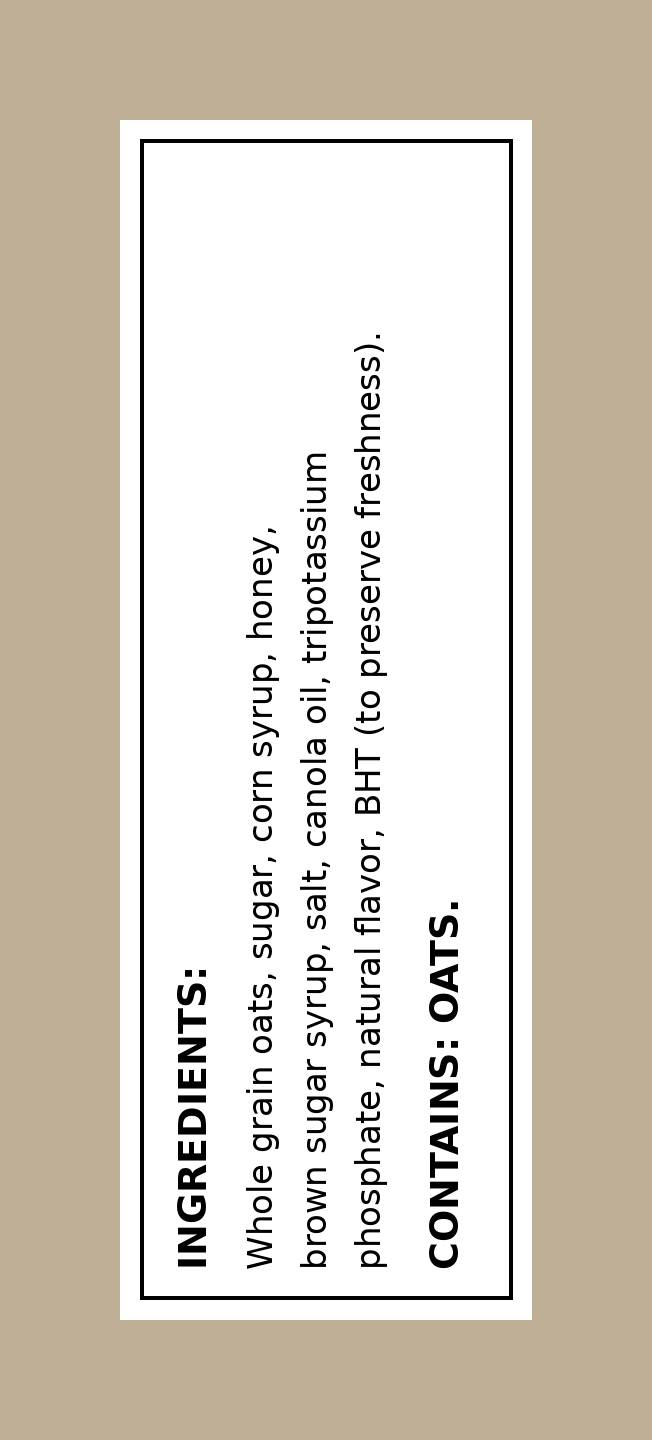
#> input picture sample-images/cereal-rotated.jpg, 652 x 1440 px; its folder holds only this picture in this run
$ python -i generate_samples.py   (imports and definitions only)
#> lines starting #> are read from the running program, lines starting #| are printed output that depends on the picture
#> further down, picture is the input picture: PIL image 652x1440 RGB; mean R, G, B 214.2, 206.7, 194.9
"""
Generates the Sprint B test images in this folder.

Each image is a different food label made harder to read in a different way
(rotated, dark, blurry, uneven lighting, white-on-dark...). They are synthetic
so anyone on the team can recreate them, but each "hard" effect copies a real
problem we see in phone photos of packaging.

Run from the repo root:
    python sample-images/generate_samples.py

It also writes expected.json, which lists the ingredients each image should
produce. backend/tests/test_ocr_samples.py uses it to measure OCR accuracy.
"""

import json
import random
from pathlib import Path

from PIL import Image, ImageDraw, ImageEnhance, ImageFilter, ImageFont

HERE = Path(__file__).parent
FONT_DIRS = ["/usr/share/fonts", "/Library/Fonts", "/System/Library/Fonts", "C:/Windows/Fonts"]


def find_font(names):
    for folder in FONT_DIRS:
        for name in names:
            matches = list(Path(folder).rglob(name)) if Path(folder).exists() else []
            if matches:
                return str(matches[0])
    raise SystemExit(f"None of these fonts were found: {names}")


SANS = find_font(["DejaVuSans.ttf", "Arial.ttf", "arial.ttf"])
SANS_BOLD = find_font(["DejaVuSans-Bold.ttf", "Arial Bold.ttf", "arialbd.ttf"])
CONDENSED = find_font(["DejaVuSansCondensed.ttf", "LiberationSans-Regular.ttf", "Arial.ttf", "arial.ttf"])


# [30 lines left out: functions draw_label, on_table, add_noise, not called in this run]


def shadow_gradient(img, strength=0.65):
    """Darken one side of the image, like a shadow from a hand or lamp."""
#> called with strength = 0.65
    w, h = img.size
#> w = 652; h = 1440
    mask = Image.linear_gradient("L").rotate(90).resize((w, h))  # left bright -> right dark
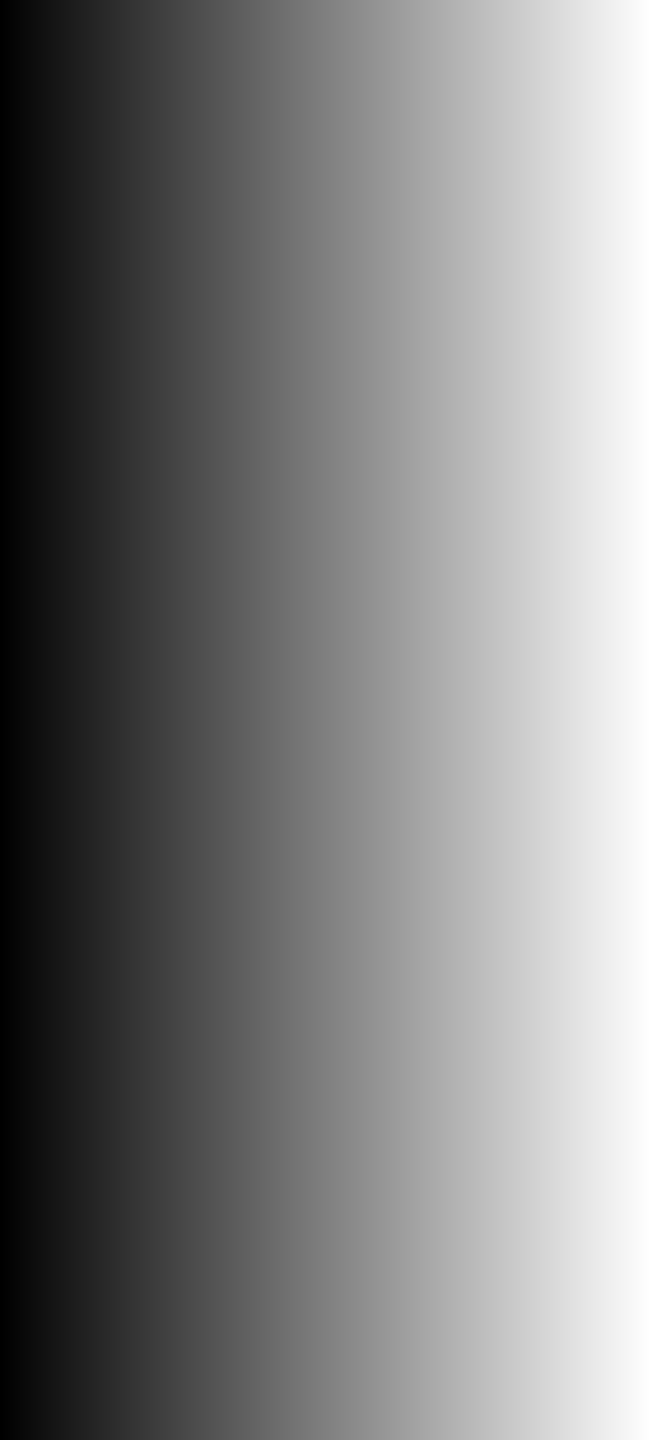
#> mask: PIL image 652x1440 L; min 0, max 255, mean 127.5
    dark = ImageEnhance.Brightness(img).enhance(1 - strength)
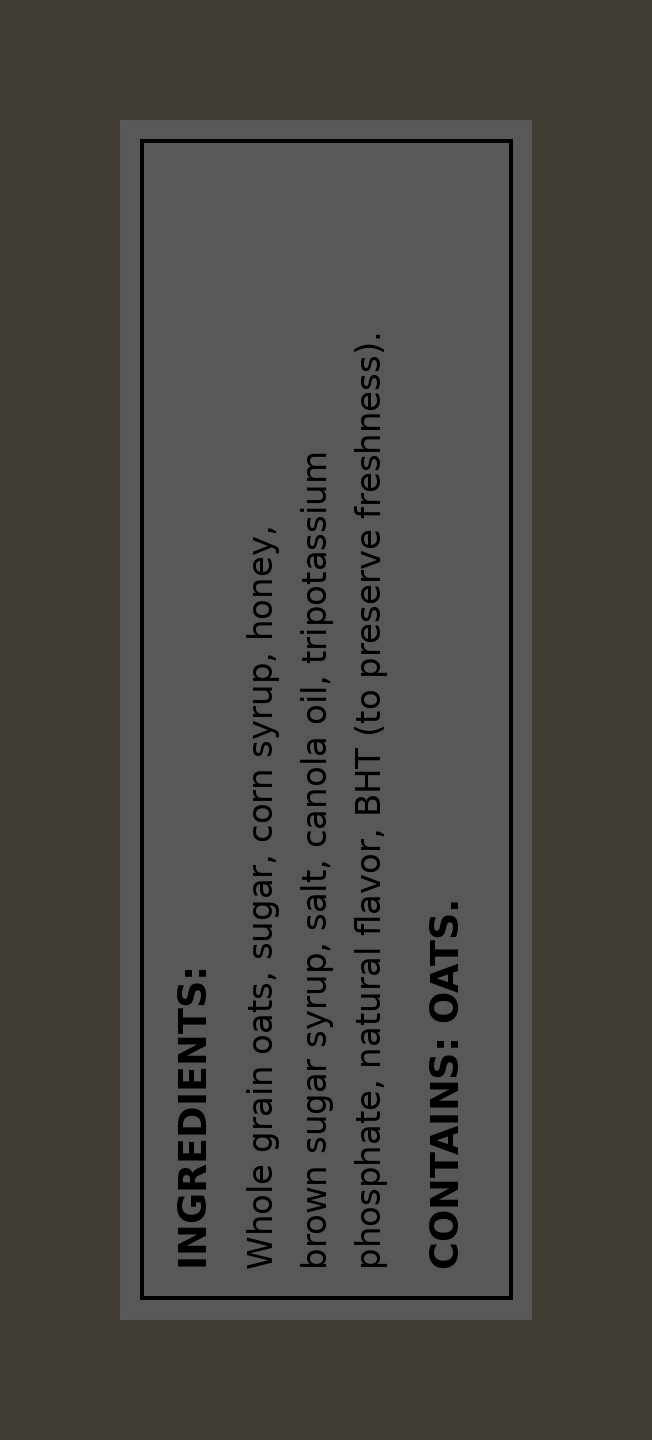
#> dark: PIL image 652x1440 RGB; mean R, G, B 74.4, 72.1, 67.8
    return Image.composite(img, dark, mask)
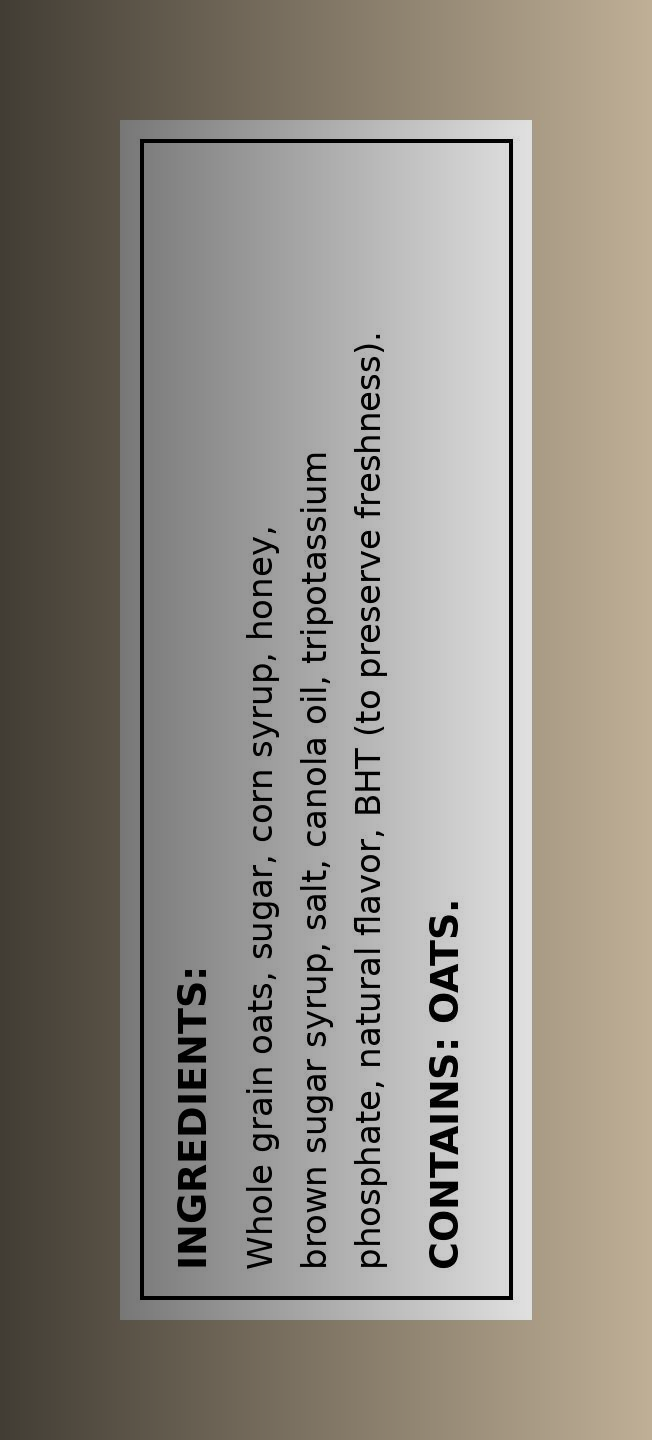
#> returned value: PIL image 652x1440 RGB; mean R, G, B 144.4, 139.4, 131.4


SAMPLES = [
    {
        # Sprint A image (clean). Kept as is so we know clean labels still work.
        "file": "cookie-label.png",
        "difficulty": "clean (Sprint A baseline)",
        "existing": True,
        "expected": ["enriched flour", "sugar", "palm oil", "high fructose corn syrup", "salt",
                     "butter", "artificial flavors"],
    },
    {
        "file": "cereal-rotated.jpg",
        "difficulty": "photo taken sideways (rotated 90 degrees)",
        "lines": ["Whole grain oats, sugar, corn syrup, honey,",
                  "brown sugar syrup, salt, canola oil, tripotassium",
                  "phosphate, natural flavor, BHT (to preserve freshness)."],
        "footer": "CONTAINS: OATS.",
        "make": lambda img: on_table(img).rotate(90, expand=True).convert("RGB"),
        "expected": ["sugar", "corn syrup", "brown sugar syrup", "salt", "canola oil", "bht"],
    },
    {
        "file": "granola-bar-dark.jpg",
        "difficulty": "dark, low-contrast photo with a slight tilt",
        "lines": ["Rolled oats, brown rice syrup, chocolate chips",
                  "(sugar, chocolate liquor, cocoa butter), sunflower",
                  "oil, molasses, white rice flour, sea salt, caramel color."],
        "footer": "MAY CONTAIN PEANUTS.",
        "make": lambda img: ImageEnhance.Contrast(
            ImageEnhance.Brightness(on_table(img).rotate(-4, expand=True, fillcolor=(190, 175, 150))).enhance(0.38)
        ).enhance(0.55),
        "expected": ["brown rice syrup", "chocolate chips", "sugar", "sunflower oil", "white rice flour",
                     "sea salt", "caramel color"],
    },
    {
        "file": "crackers-blurry-lowres.jpg",
        "difficulty": "small, blurry, low-quality JPEG",
        "lines": ["Enriched wheat flour, soybean oil, cheddar cheese",
                  "(milk, salt, cultures), shortening, sugar, dextrose,",
                  "monosodium glutamate, yellow 5, paprika extract."],
        "footer": "CONTAINS: WHEAT, MILK.",
        "make": lambda img: on_table(img).resize((470, 245)).filter(ImageFilter.GaussianBlur(1.1)),
        "jpeg_quality": 30,
        "expected": ["enriched wheat flour", "soybean oil", "cheddar cheese", "salt", "shortening", "sugar",
                     "dextrose", "monosodium glutamate", "yellow 5"],
    },
    {
        "file": "soda-shadow-noisy.jpg",
        "difficulty": "uneven lighting (shadow) and camera noise",
        "lines": ["Carbonated water, high fructose corn syrup,",
                  "caramel color, phosphoric acid, natural flavors,",
                  "sodium benzoate, caffeine, aspartame."],
        "footer": "PHENYLKETONURICS: CONTAINS PHENYLALANINE.",
        "make": lambda img: add_noise(shadow_gradient(on_table(img), 0.7)),
        "expected": ["high fructose corn syrup", "caramel color", "phosphoric acid", "sodium benzoate",
                     "aspartame"],
    },
    {
        "file": "pizza-white-on-dark.png",
        "difficulty": "white text on a dark background, condensed font",
        "lines": ["Crust (bleached flour, water, partially hydrogenated",
                  "soybean oil, sugar, yeast), mozzarella cheese, tomato",
                  "paste, pepperoni (pork, salt, sodium nitrite), cream."],
        "footer": "CONTAINS: WHEAT, MILK.",
        "font": CONDENSED,
        "fg": "white",
        "bg": (35, 25, 25),
        "make": lambda img: img,
        "expected": ["bleached flour", "partially hydrogenated soybean oil", "sugar", "mozzarella cheese",
                     "sodium nitrite", "cream"],
    },
]


# [18 lines left out: function main, not called in this run]


# [2 lines not run here, left out]

>>> from PIL import Image
>>> picture = Image.open('cereal-rotated.jpg')
>>> result = shadow_gradient(picture)
